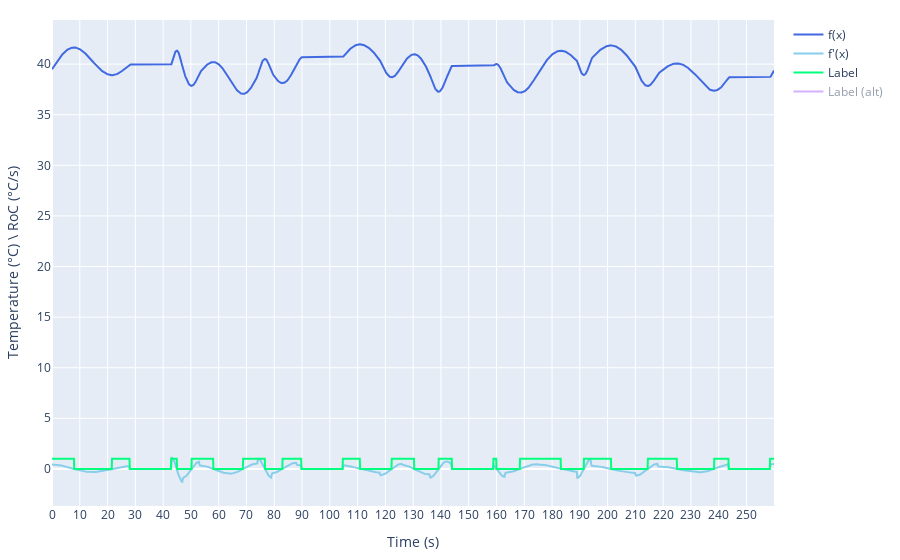

The notebook cell this image was saved under:
### Code cell
# Plot derivative & labels
labels, labels_alt, _ = stimuli_extra(
    stimuli.wave, 
    stimuli.wave_dot,
    np.array(range(len(stimuli.wave))) / stimuli.sample_rate, 
    s_RoC=0.2)

# Analyze cooling segments
_ = cooling_segments(labels, stimuli.sample_rate)

### Figure 1 — Plotly figure (JSON) as saved in the notebook; plotly's stock layout.template omitted (floating-point values rounded to 4 significant figures; data arrays with more than 128 entries replaced by an {"elided": "..."} marker saying what was removed)
{"data": [{"line": {"color": "royalblue"}, "name": "f(x)", "type": "scatter", "x": {"elided": "2600 float values"}, "y": {"elided": "2600 float values"}}, {"line": {"color": "skyblue"}, "name": "f'(x)", "type": "scatter", "x": {"elided": "2600 float values"}, "y": {"elided": "2600 float values"}}, {"line": {"color": "springgreen"}, "name": "Label", "type": "scatter", "x": {"elided": "2600 float values"}, "y": {"elided": "2600 int values"}}, {"name": "Label (alt)", "type": "scatter", "visible": "legendonly", "x": {"elided": "2600 float values"}, "y": {"elided": "2600 int values"}}], "layout": {"autosize": false, "margin": {"b": 20, "l": 20, "r": 20, "t": 20}, "width": 900, "xaxis": {"dtick": 10, "tick0": 0, "tickmode": "linear", "title": {"text": "Time (s)"}}, "yaxis": {"title": {"text": "Temperature (°C) \\ RoC (°C/s)"}}}}
